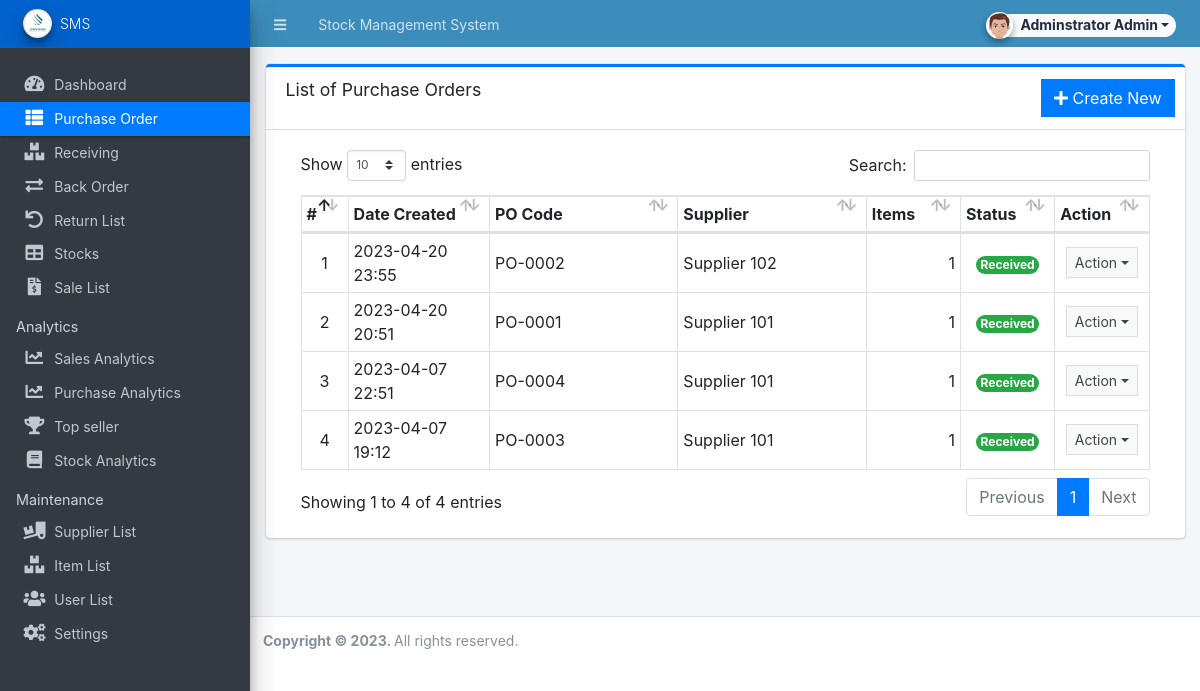
Page /admin/?page=purchase_order (signed in) on the committed database.
### tables this page shows
CREATE TABLE `purchase_order_list` (
  `id` int(30) NOT NULL,
  `po_code` varchar(50) NOT NULL,
  `supplier_id` int(30) NOT NULL,
  `amount` float NOT NULL,
  `discount_perc` float NOT NULL DEFAULT 0,
  `discount` float NOT NULL DEFAULT 0,
  `tax_perc` float NOT NULL DEFAULT 0,
  `tax` float NOT NULL DEFAULT 0,
  `remarks` text NOT NULL,
  `status` tinyint(4) NOT NULL DEFAULT 0 COMMENT '0 = pending, 1 = partially received, 2 =received',
  `date_created` datetime NOT NULL DEFAULT current_timestamp(),
  `date_updated` datetime NOT NULL DEFAULT current_timestamp() ON UPDATE current_timestamp()
);

CREATE TABLE `supplier_list` (
  `id` int(30) NOT NULL,
  `name` text NOT NULL,
  `address` text NOT NULL,
  `cperson` text NOT NULL,
  `contact` text NOT NULL,
  `status` tinyint(1) NOT NULL DEFAULT 1,
  `date_created` datetime NOT NULL DEFAULT current_timestamp(),
  `date_updated` datetime NOT NULL DEFAULT current_timestamp() ON UPDATE current_timestamp()
);

### admin/purchase_order/index.php (the view, shortened to what this page needs)
<div class="card card-outline card-primary">
	<div class="card-header">
		<h3 class="card-title">List of Purchase Orders</h3>
        <div class="card-tools">
			<a href="<?php echo base_url ?>admin/?page=purchase_order/manage_po" class="btn btn-flat btn-primary"><span class="fas fa-plus"></span>  Create New</a>
		</div>
	</div>
	<div class="card-body">
		<div class="container-fluid">
        <div class="container-fluid">
			<table class="table table-bordered table-stripped">
                    <colgroup>
                        <col width="5%">
                        <col width="15%">
                        <col width="20%">
                        <col width="20%">
                        <col width="10%">
                        <col width="10%">
                        <col width="10%">
                    </colgroup>
                    <thead>
                        <tr>
                            <th>#</th>
                            <th>Date Created</th>
                            <th>PO Code</th>
                            <th>Supplier</th>
                            <th>Items</th>
                            <th>Status</th>
                            <th>Action</th>
                        </tr>
                    </thead>
                    <tbody>
                        <?php
                        $i = 1;
                        $qry = $conn->query("SELECT p.*, s.name as supplier FROM `purchase_order_list` p inner join supplier_list s on p.supplier_id = s.id order by p.`date_created` desc");
                        while($row = $qry->fetch_assoc()):
                            $row['items'] = $conn->query("SELECT count(item_id) as `items` FROM `po_items` where po_id = '{$row['id']}' ")->fetch_assoc()['items'];
                        ?>
                            <tr>
                                <td class="text-center"><?php echo $i++; ?></td>
                                <td><?php echo date("Y-m-d H:i",strtotime($row['date_created'])) ?></td>
                                <td><?php echo $row['po_code'] ?></td>
                                <td><?php echo $row['supplier'] ?></td>
                                <td class="text-right"><?php echo number_format($row['items']) ?></td>
                                <td class="text-center">
                                    <?php if($row['status'] == 0): ?>
                                        <span class="badge badge-primary rounded-pill">Pending</span>
                                    <?php elseif($row['status'] == 1): ?>
                                        <span class="badge badge-warning rounded-pill">Partially received</span>
                                        <?php elseif($row['status'] == 2): ?>
                                        <span class="badge badge-success rounded-pill">Received</span>
                                    <?php else: ?>
                                        <span class="badge badge-danger rounded-pill">N/A</span>
                                    <?php endif; ?>
                                </td>
                                <td align="center">
                                    <button type="button" class="btn btn-flat btn-default btn-sm dropdown-toggle dropdown-icon" data-toggle="dropdown">
                                            Action
                                    </button>
                                </td>
                            </tr>
                        <?php endwhile; ?>
                    </tbody>
                </table>
		</div>
		</div>
	</div>
</div>

### rows in the picture
purchase_order_list: date_created "2023-04-20 23:55", po_code "PO-0002", supplier.name "Supplier 102", items "1", status "Received"
purchase_order_list: date_created "2023-04-20 20:51", po_code "PO-0001", supplier.name "Supplier 101", supplier "1", status "Received"
purchase_order_list: date_created "2023-04-07 22:51", po_code "PO-0004", supplier.name "Supplier 101", supplier "1", status "Received"
purchase_order_list: date_created "2023-04-07 19:12", po_code "PO-0003", supplier.name "Supplier 101", supplier "1", status "Received"

### other values in the picture
$_settings->info('name') "Stock Management System"
$_settings->userdata('firstname').' '.$_settings->userdata('lastname') "Adminstrator Admin"
$_settings->info('short_name') "SMS"
